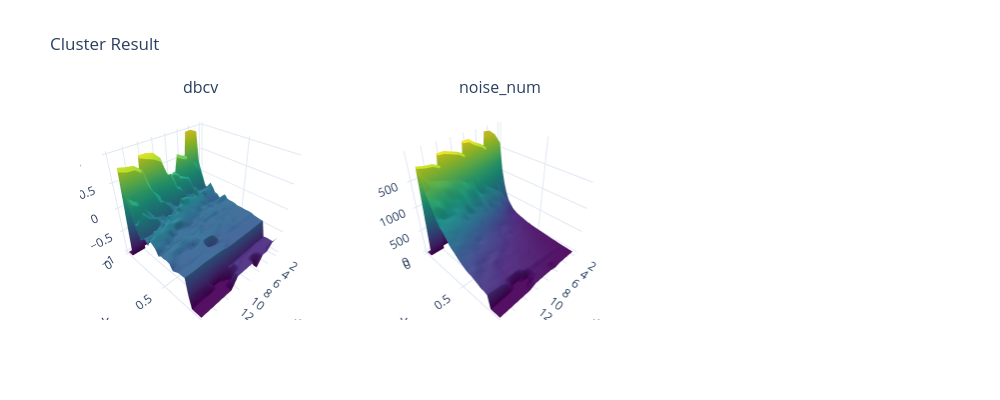

Notebook cell for this chart:
### Code cell
ShowResult(df_dbscan_result,['dbcv','noise_num'])

### Figure 1 — Plotly figure (JSON) as saved in the notebook; plotly's stock layout.template omitted (floating-point values rounded to 4 significant figures; data arrays with more than 128 entries replaced by an {"elided": "..."} marker saying what was removed)
{"data": [{"colorscale": [[0, "#440154"], [0.1111, "#482878"], [0.2222, "#3e4989"], [0.3333, "#31688e"], [0.4444, "#26828e"], [0.5556, "#1f9e89"], [0.6667, "#35b779"], [0.7778, "#6ece58"], [0.8889, "#b5de2b"], [1, "#fde725"]], "scene": "scene", "showscale": false, "type": "surface", "x": [2, 3, 4, 5, 6, 7, 8, 9, 10, 11, 12, 13, 14, 15, 16], "y": [0.02, 0.05, 0.08, 0.11, 0.14, 0.17, 0.2, 0.23, 0.26, 0.29, 0.32, 0.35, 0.38, 0.41, 0.44, 0.47, 0.5, 0.53, 0.56, 0.59, 0.62, 0.65, 0.68, 0.71, 0.74, 0.77, 0.8, 0.83, 0.86, 0.89], "z": {"elided": "30x15 float values"}}, {"colorscale": [[0, "#440154"], [0.1111, "#482878"], [0.2222, "#3e4989"], [0.3333, "#31688e"], [0.4444, "#26828e"], [0.5556, "#1f9e89"], [0.6667, "#35b779"], [0.7778, "#6ece58"], [0.8889, "#b5de2b"], [1, "#fde725"]], "scene": "scene2", "showscale": false, "type": "surface", "x": [2, 3, 4, 5, 6, 7, 8, 9, 10, 11, 12, 13, 14, 15, 16], "y": [0.02, 0.05, 0.08, 0.11, 0.14, 0.17, 0.2, 0.23, 0.26, 0.29, 0.32, 0.35, 0.38, 0.41, 0.44, 0.47, 0.5, 0.53, 0.56, 0.59, 0.62, 0.65, 0.68, 0.71, 0.74, 0.77, 0.8, 0.83, 0.86, 0.89], "z": {"elided": "30x15 int values"}}], "layout": {"annotations": [{"font": {"size": 16}, "showarrow": false, "text": "dbcv", "x": 0.1444, "xanchor": "center", "xref": "paper", "y": 1, "yanchor": "bottom", "yref": "paper"}, {"font": {"size": 16}, "showarrow": false, "text": "noise_num", "x": 0.5, "xanchor": "center", "xref": "paper", "y": 1, "yanchor": "bottom", "yref": "paper"}], "height": 400, "scene": {"domain": {"x": [0, 0.2889], "y": [0, 1]}}, "scene2": {"domain": {"x": [0.3556, 0.6444], "y": [0, 1]}}, "scene3": {"domain": {"x": [0.7111, 1], "y": [0, 1]}}, "title": {"text": "Cluster Result"}, "width": 1000}}
